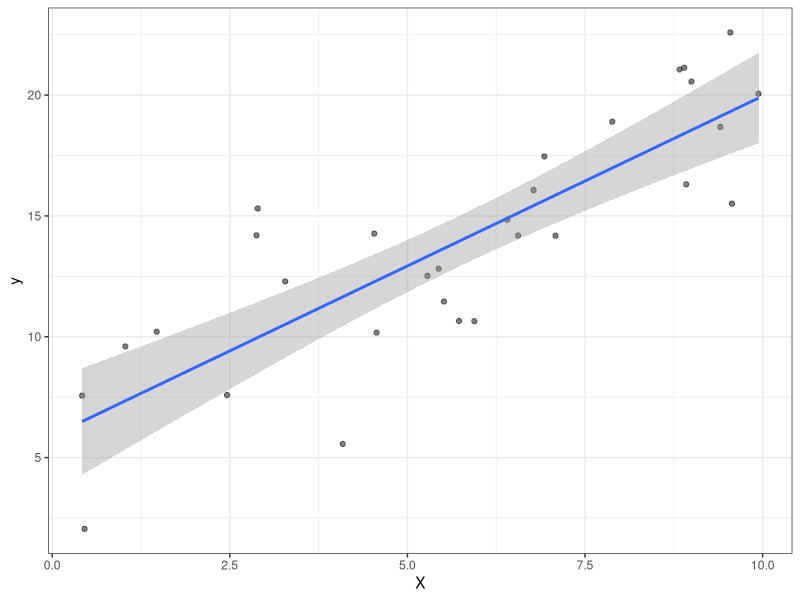
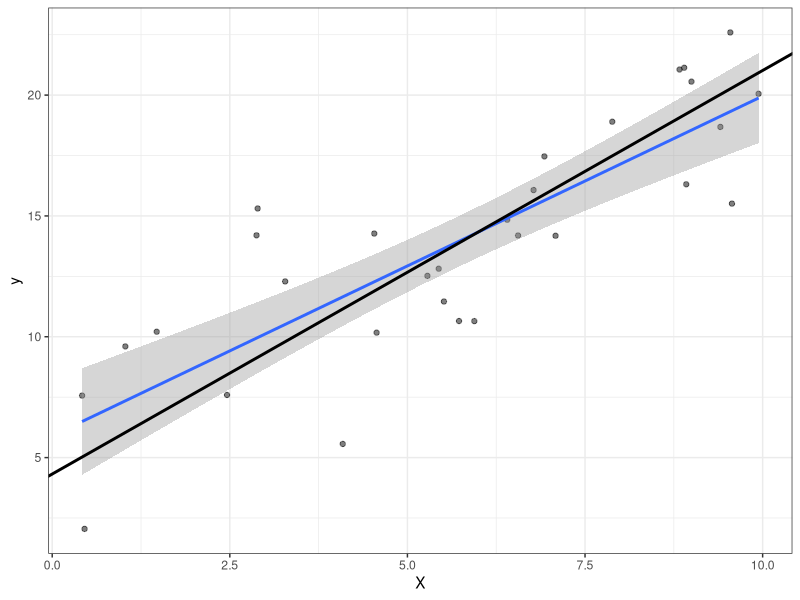
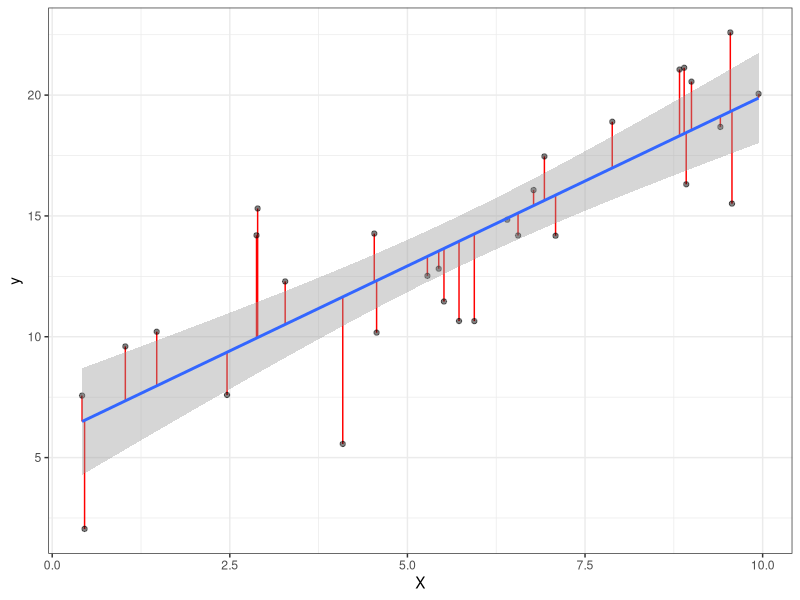

These charts were generated, in order, by the following R code:
## ---- chunk 1
knitr::opts_chunk$set(echo = TRUE)
library(tidyverse)
## ---- chunk 2
eqn1b <- (2.6*4)+3.4
## ---- chunk 3
set.seed(123)
datum <- data.frame(X = runif(n = 30, min = 0, max = 10)) %>%
  mutate(error = rnorm(n = 30, mean = 0, sd = 2.84),
         y = 4.32 + 1.67*X + error)
## ---- chunk 4
plot1 <- ggplot(datum, aes(X, y)) +
  geom_point(alpha = 0.5) +
  geom_smooth(method = "lm", se = T) +
  theme_bw()

plot1
## ---- chunk 5
m1 <- lm(y~X, data = datum)

m1.sum <- summary(m1)

m1.sum$coefficients %>%
  as.data.frame() %>%
  knitr::kable()
## ---- chunk 6
plot1 +
  geom_abline(intercept = 4.32, slope = 1.67, linewidth = 1)
## ---- chunk 7
m1.res <- residuals(m1)

datum <- datum %>%
  mutate(res = m1.res,
         y.ols = m1.sum$coefficients[1,1] + (m1.sum$coefficients[2,1]*X))

ggplot(datum, aes(X, y)) +
  geom_segment(aes(x = X, y = y.ols + res, xend = X, yend = y.ols), color = "red") +
  geom_point(alpha = 0.5) +
  geom_smooth(method = "lm", se = T) +
  theme_bw()
